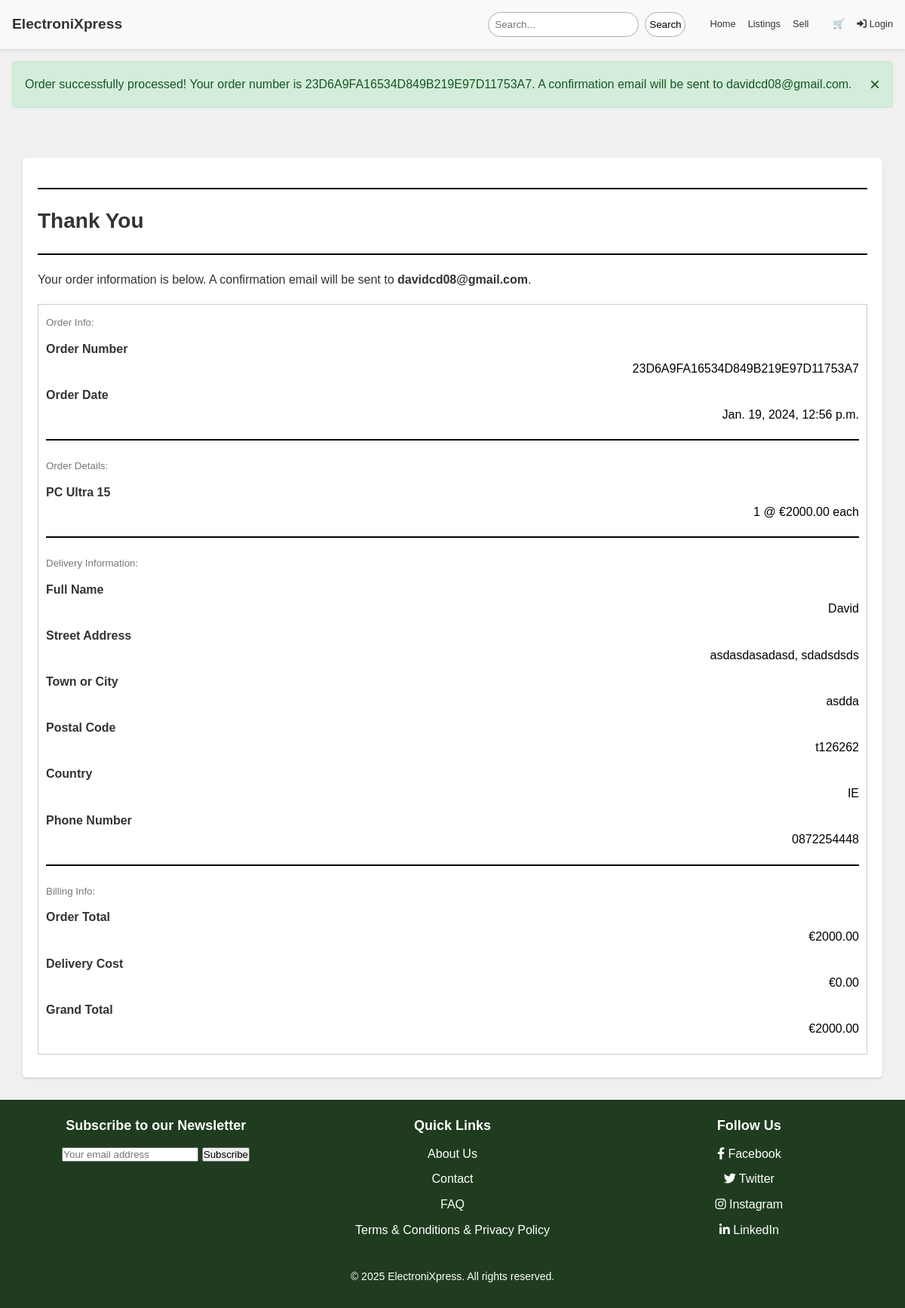
Page /checkout/success/23D6A9FA16534D849B219E97D11753A7 on the committed database.
### checkout/models.py (models this page shows, shortened)
class Order(models.Model):
    order_number = models.CharField(max_length=32, null=False, editable=False)
    full_name = models.CharField(max_length=50, null=False, blank=False)
    email = models.EmailField(max_length=254, null=False, blank=False)
    phone_number = models.CharField(max_length=20, null=False, blank=False)
    user_profile = models.ForeignKey(
        UserProfile,
        on_delete=models.SET_NULL,
        null=True,
        blank=True,
        related_name="orders",
    )
    country = CountryField(blank_label="Country *", null=False, blank=False)
    postcode = models.CharField(max_length=20, null=True, blank=True)
    town_or_city = models.CharField(max_length=40, null=False, blank=False)
    street_address1 = models.CharField(max_length=80, null=False, blank=False)
    street_address2 = models.CharField(max_length=80, null=True, blank=True)
    county = models.CharField(max_length=80, null=True, blank=True)
    date = models.DateTimeField(auto_now_add=True)
    delivery_cost = models.DecimalField(
        max_digits=6, decimal_places=2, null=False, default=0
    )
    order_total = models.DecimalField(
        max_digits=10, decimal_places=2, null=False, default=0
    )
    grand_total = models.DecimalField(
        max_digits=10, decimal_places=2, null=False, default=0
    )
    original_bag = models.TextField(null=False, blank=False, default="")
    stripe_pid = models.CharField(
        max_length=254, null=False, blank=False, default="")

class OrderLineItem(models.Model):
    order = models.ForeignKey(
        Order,
        null=False,
        blank=False,
        on_delete=models.CASCADE,
        related_name="lineitems",
    )
    item = models.ForeignKey(
        Item, null=False, blank=False, on_delete=models.CASCADE)
    quantity = models.IntegerField(null=False, blank=False, default=0)
    lineitem_total = models.DecimalField(
        max_digits=6, decimal_places=2, null=False, blank=False, editable=False
    )

### onlineshop/models.py (models this page shows, shortened)
class Item(models.Model):
    name = models.CharField(max_length=254)
    price = models.DecimalField(max_digits=6, decimal_places=2)
    description = models.TextField()
    image = models.ImageField(upload_to=upload_to)
    seller = models.ForeignKey(
        User, on_delete=models.CASCADE, related_name="items")
    created_on = models.DateTimeField(default=timezone.now)
    is_available = models.BooleanField(default=True)
    is_sold = models.BooleanField(default=False)
    quantity = models.PositiveIntegerField(default=1)
    condition = models.CharField(
        max_length=50, choices=CONDITION_CHOICES, default='new')
    default_country = CountryField(
        blank_label="Country", null=True, blank=True)

### checkout/views.py (the view, shortened to what this page needs)
# urls.py: path("success/<order_number>", views.checkout_success, name="success"),
def checkout_success(request, order_number):
    save_info = request.session.get("save_info")
    order = get_object_or_404(Order, order_number=order_number)
    messages.success(
        request,
        f"Order successfully processed! \
        Your order number is {order_number}. A confirmation \
        email will be sent to {order.email}.",
    )
    if "bag" in request.session:
        del request.session["bag"]
    template = "checkout/success.html"
    context = {
        "order": order,
    }
    return render(request, template, context)

### checkout/templates/checkout/success.html (shortened to what this page needs)
{% extends "base.html" %}
{% load static %}
{% load crispy_forms_tags %}
{% block content %}
<link rel="stylesheet" href="{% static 'css/success.css' %}" />
    <div class="container">
        <div class="row">
            <div class="col">
                <hr>
                <h2 class="logo-font mb-4">Thank You</h2>
                <hr>
                <p class="text-black">Your order information is below. A confirmation email will be sent to <strong>{{ order.email }}</strong>.</p>
            </div>
        </div>
        <div class="row">
            <div class="col-12 col-lg-7">
                <div class="order-confirmation-wrapper p-2 border">
                    <div class="row">
                        <div class="col">
                            <small class="text-muted">Order Info:</small>
                        </div>
                    </div>
                    <div class="row">
                        <div class="col-12 col-md-4">
                            <p class="mb-0 text-black font-weight-bold">Order Number</p>
                        </div>
                        <div class="col-12 col-md-8 text-md-right">
                            <p class="mb-0">{{ order.order_number }}</p>
                        </div>
                    </div>
                    <div class="row">
                        <div class="col-12 col-md-4">
                            <p class="mb-0 text-black font-weight-bold">Order Date</p>
                        </div>
                        <div class="col-12 col-md-8 text-md-right">
                            <p class="mb-0">{{ order.date }}</p>
                        </div>
                    </div>
                    <hr>
                    <div class="row">
                        <div class="col">
                            <small class="text-muted">Order Details:</small>
                        </div>
                    </div>
                    {% for item in order.lineitems.all %}
                    <div class="row">
                        <div class="col-12 col-md-4">
                            <p class="small mb-0 text-black font-weight-bold">
                                {{ item.item.name }}
                            </p>
                        </div>
                        <div class="col-12 col-md-8 text-md-right">
                            <p class="small mb-0">{{ item.quantity }} @ €{{ item.item.price }} each</p>
                        </div>
                    </div>
                    {% endfor %}
                    <hr>
                    <div class="row">
                        <div class="col">
                            <small class="text-muted">Delivery Information:</small>
                        </div>
                    </div>
                    <div class="row">
                        <div class="col-12 col-md-4">
                            <p class="mb-0 text-black font-weight-bold">Full Name</p>
                        </div>
                        <div class="col-12 col-md-8 text-md-right">
                            <p class="mb-0">{{ order.full_name }}</p>
                        </div>
                    </div>
                    <div class="row">
                        <div class="col-12 col-md-4">
                            <p class="mb-0 text-black font-weight-bold">Street Address</p>
                        </div>
                        <div class="col-12 col-md-8 text-md-right">
                            <p class="mb-0">{{ order.street_address1 }}{% if order.street_address2 %}, {{ order.street_address2 }}{% endif %}</p>
                        </div>
                    </div>
                    <div class="row">
                        <div class="col-12 col-md-4">
                            <p class="mb-0 text-black font-weight-bold">Town or City</p>
                        </div>
                        <div class="col-12 col-md-8 text-md-right">
                            <p class="mb-0">{{ order.town_or_city }}</p>
                        </div>
                    </div>
                    <div class="row">
                        <div class="col-12 col-md-4">
                            <p class="mb-0 text-black font-weight-bold">Postal Code</p>
                        </div>
                        <div class="col-12 col-md-8 text-md-right">
                            <p class="mb-0">{{ order.postcode }}</p>
                        </div>
                    </div>
                    <div class="row">
                        <div class="col-12 col-md-4">
                            <p class="mb-0 text-black font-weight-bold">Country</p>
                        </div>
                        <div class="col-12 col-md-8 text-md-right">
                            <p class="mb-0">{{ order.country }}</p>
                        </div>
                    </div>
                    <div class="row">
                        <div class="col-12 col-md-4">
                            <p class="mb-0 text-black font-weight-bold">Phone Number</p>
                        </div>
                        <div class="col-12 col-md-8 text-md-right">
                            <p class="mb-0">{{ order.phone_number }}</p>
                        </div>
                    </div>
                    <hr>
                    <div class="row">
                        <div class="col">
                            <small class="text-muted">Billing Info:</small>
                        </div>
                    </div>
                    <div class="row">
                        <div class="col-12 col-md-4">
                            <p class="mb-0 text-black font-weight-bold">Order Total</p>
                        </div>
                        <div class="col-12 col-md-8 text-md-right">
                            <p class="mb-0">€{{ order.order_total }}</p>
                        </div>
                    </div>
                    <div class="row">
                        <div class="col-12 col-md-4">
                            <p class="mb-0 text-black font-weight-bold">Delivery Cost</p>
                        </div>
                        <div class="col-12 col-md-8 text-md-right">
                            <p class="mb-0">€{{ order.delivery_cost }}</p>
                        </div>
                    </div>
                    <div class="row">
                        <div class="col-12 col-md-4">
                            <p class="mb-0 text-black font-weight-bold">Grand Total</p>
                        </div>
                        <div class="col-12 col-md-8 text-md-right">
                            <p class="mb-0">€{{ order.grand_total }}</p>
                        </div>
                    </div>
                </div>
            </div>
        </div>
    </div>
{% endblock %}

### static/css/styles.css (style rules this page uses)
body { margin: 0; font-family: 'Poppins', sans-serif; line-height: 1.6; }
* { margin: 0; padding: 0; box-sizing: border-box; }

### static/css/success.css (style rules this page uses)
* { margin: 0; padding: 0; box-sizing: border-box; }
body { font-family: Arial, sans-serif; background-color: #f0f0f0; }
.container { background-color: #fff; border-radius: 5px; padding: 20px; margin-top: 20px; box-shadow: 0 2px 4px rgba(0, 0, 0, 0.1); }
hr { border: 1px solid #000; margin: 20px 0; }
.logo-font { font-size: 28px; color: #333; }
.text-black { color: #333; }
.order-confirmation-wrapper { border: 1px solid #ccc; padding: 10px; margin-top: 20px; }
.row { margin-bottom: 10px; }
.text-muted { color: #777; }
.text-md-right { text-align: right; }
.font-weight-bold { font-weight: bold; }

### rows in the picture
Order: email "davidcd08@gmail.com", order_number "23D6A9FA16534D849B219E97D11753A7", date "Jan. 19, 2024, 12:56 p.m.", full_name "David", street_address1 "asdasdasadasd", street_address2 "sdadsdsds", town_or_city "asdda", postcode "t126262", country "IE", phone_number "0872254448", order_total "2000.00", delivery_cost "0.00", grand_total "2000.00"
OrderLineItem: item.name "PC Ultra 15", quantity "1", item.price "2000.00"

### other values in the picture
{{ msg }} "Order successfully processed! Your order number is 23D6A9FA16534D849B219E97D11753A7. A confirmation email will be sent to davidcd08@gmail.com."
